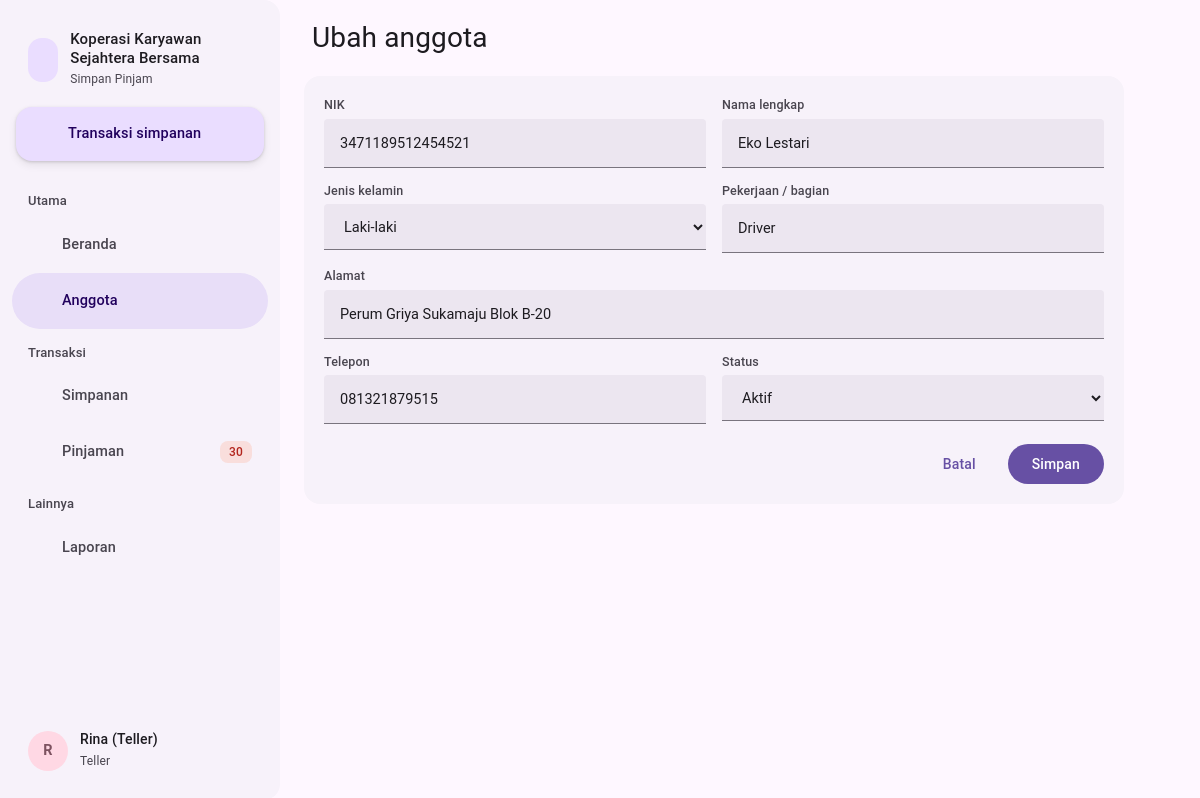
The app's page /index.php?page=anggota.form&id=1 (signed in) with its own data.
### tables this page shows
CREATE TABLE pengaturan (
  id INT PRIMARY KEY,
  nama VARCHAR(120) NOT NULL,
  alamat VARCHAR(255),
  telepon VARCHAR(30),
  simpanan_pokok INT NOT NULL DEFAULT 100000,
  simpanan_wajib INT NOT NULL DEFAULT 50000,
  bunga_default DECIMAL(4,2) NOT NULL DEFAULT 1.50,       
  provisi_persen DECIMAL(4,2) NOT NULL DEFAULT 1.00,      
  denda_persen_hari DECIMAL(4,2) NOT NULL DEFAULT 0.20,   
  denda_maks_persen DECIMAL(5,2) NOT NULL DEFAULT 10.00,  
  maks_kali_simpanan TINYINT NOT NULL DEFAULT 5           
);

CREATE TABLE anggota (
  id INT AUTO_INCREMENT PRIMARY KEY,
  no_anggota VARCHAR(20) NOT NULL UNIQUE,
  nik CHAR(16) NOT NULL UNIQUE,
  nama VARCHAR(100) NOT NULL,
  jk ENUM('L','P') NOT NULL,
  alamat VARCHAR(255),
  telepon VARCHAR(20),
  pekerjaan VARCHAR(60),
  tgl_gabung DATE NOT NULL,
  status ENUM('aktif','keluar') NOT NULL DEFAULT 'aktif'
);

### index.php (called while the page is built, shortened)
<?php
require __DIR__ . '/includes/bootstrap.php';
$routes = [
    'login'          => 'pages/login.php',
    'logout'         => 'pages/logout.php',
    'dashboard'      => 'pages/dashboard.php',
    'anggota'        => 'pages/anggota/index.php',
    'anggota.form'   => 'pages/anggota/form.php',
    'anggota.detail' => 'pages/anggota/detail.php',
    'simpanan'       => 'pages/simpanan/index.php',
    'simpanan.wajib' => 'pages/simpanan/wajib.php',
    'pinjaman'       => 'pages/pinjaman/index.php',
    'pinjaman.ajukan'=> 'pages/pinjaman/ajukan.php',
    'pinjaman.detail'=> 'pages/pinjaman/detail.php',
    'pinjaman.aksi'  => 'pages/pinjaman/aksi.php',
    'bukti'          => 'pages/bukti.php',
    'laporan'        => 'pages/laporan.php',
    'pengaturan'     => 'pages/pengaturan.php',
];
$page = $_GET['page'] ?? 'dashboard';
require __DIR__ . '/' . $routes[$page];

### pages/anggota/form.php (the view, shortened to what this page needs)
<?php
$id = (int) ($_GET['id'] ?? 0);
$a = $id ? q('SELECT * FROM anggota WHERE id = ?', [$id])->fetch() : null;
$d = $a ?: ['nik' => '', 'nama' => '', 'jk' => 'L', 'alamat' => '', 'telepon' => '', 'pekerjaan' => '', 'tgl_gabung' => date('Y-m-d'), 'status' => 'aktif'];
$title = $a ? 'Ubah anggota' : 'Anggota baru';
require __DIR__ . '/../../includes/header.php';
?>
<form method="post" class="card" style="max-width:820px"><?= csrf_field() ?><div class="card-body" style="padding-top:20px">
    <div class="form-grid">
        <div><label>NIK</label><input type="text" name="nik" maxlength="16" value="<?= e($d['nik']) ?>" required></div>
        <div><label>Nama lengkap</label><input type="text" name="nama" value="<?= e($d['nama']) ?>" required></div>
        <div><label>Jenis kelamin</label><select name="jk"><option value="L">Laki-laki</option><option value="P" <?= $d['jk'] === 'P' ? 'selected' : '' ?>>Perempuan</option></select></div>
        <div><label>Pekerjaan / bagian</label><input type="text" name="pekerjaan" value="<?= e($d['pekerjaan']) ?>"></div>
        <div class="full"><label>Alamat</label><input type="text" name="alamat" value="<?= e($d['alamat']) ?>"></div>
        <div><label>Telepon</label><input type="text" name="telepon" value="<?= e($d['telepon']) ?>"></div>
        <?php if ($a): ?><div><label>Status</label><select name="status"><option value="aktif">Aktif</option><option value="keluar" <?= $d['status'] === 'keluar' ? 'selected' : '' ?>>Keluar</option></select></div>
            <?php endif; ?>
    </div>
    <div class="form-actions"><a class="btn" href="<?= url('anggota') ?>">Batal</a><button class="btn btn-filled">Simpan</button></div>
</div></form>
<?php require __DIR__ . '/../../includes/footer.php'; ?>

### includes/header.php (shortened to what this page needs)
<?php
$navPengajuan = (int) q("SELECT COUNT(*) FROM pinjaman WHERE status = 'diajukan'")->fetchColumn();
$navTunggak = (int) q("SELECT COUNT(*) FROM angsuran a JOIN pinjaman p ON p.id = a.pinjaman_id WHERE p.status = 'berjalan' AND a.dibayar_at IS NULL AND a.jatuh_tempo < CURDATE()")->fetchColumn();
$navMenu = [
    'Utama' => [['dashboard', 'Beranda', 'home', 0], ['anggota', 'Anggota', 'users', 0]],
    'Transaksi' => [['simpanan', 'Simpanan', 'piggy', 0], ['pinjaman', 'Pinjaman', 'hand', $navPengajuan + $navTunggak]],
    'Lainnya' => [['laporan', 'Laporan', 'chart', 0]],
];
$navCur = explode('.', $_GET['page'] ?? 'dashboard')[0];
?>
<!DOCTYPE html>
<html lang="id">
<head>
    <title><?= e($title ?? 'Beranda') ?> · <?= e(setting()['nama']) ?></title>
    <link rel="stylesheet" href="assets/css/style.css">
</head>
<body>
<div class="layout">
    <aside class="drawer" id="drawer">
        <div class="head"><span class="logo"><?= icon('piggy', 24) ?></span><div><b><?= e(setting()['nama']) ?></b><small>Simpan Pinjam</small></div></div>
        <a class="fab" href="<?= url('simpanan') ?>"><?= icon('plus', 20) ?> Transaksi simpanan</a>
        <nav>
            <?php foreach ($navMenu as $sec => $links): ?>
                <div class="sec"><?= $sec ?></div>
                <?php foreach ($links as [$k, $l, $ic, $n]): ?><a href="<?= url($k) ?>" class="<?= $navCur === $k ? 'active' : '' ?>"><?= icon($ic, 22) ?> <?= $l ?><?php if ($n): ?><span class="n chip chip-red" style="height:22px;padding:0 8px"><?= $n ?></span><?php endif; ?></a><?php endforeach; ?>
            <?php endforeach; ?>
        </nav>
        <div class="grow"></div>
        <div class="me"><span class="av"><?= e(strtoupper(substr(user()['nama'], 0, 1))) ?></span><div class="grow"><b><?= e(user()['nama']) ?></b><small><?= e(ucfirst(user()['role'])) ?></small></div><a class="icon-btn" href="<?= url('logout') ?>" title="Keluar"><?= icon('logout', 20) ?></a></div>
    </aside>
    <main class="main">
        <header class="appbar">
            <h1><?= e($title ?? 'Beranda') ?><?php if (!empty($sub)): ?><small><?= $sub ?></small><?php endif; ?></h1>
        </header>

### records on screen
pengaturan: nama "Koperasi Karyawan Sejahtera Bersama"
anggota: nik "3471189512454521", nama "Eko Lestari", pekerjaan "Driver", alamat "Perum Griya Sukamaju Blok B-20", telepon "081321879515"

### other values on screen
$sec "Utama"
$l "Beranda"
$l "Anggota"
$sec "Transaksi"
$l "Simpanan"
$l "Pinjaman"
$n "30"
$sec "Lainnya"
$l "Laporan"
substr(user()['nama'], 0, 1) "R"
user()['nama'] "Rina (Teller)"
user()['role'] "Teller"
$title "Ubah anggota"
